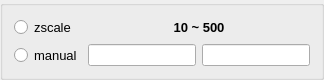
  <widget class="QGroupBox" name="groupBox_zscale">
   <property name="geometry">
    <rect>
     <x>560</x>
     <y>540</y>
     <width>301</width>
     <height>79</height>
    </rect>
   </property>
   <property name="sizePolicy">
    <sizepolicy hsizetype="MinimumExpanding" vsizetype="MinimumExpanding">
     <horstretch>0</horstretch>
     <verstretch>0</verstretch>
    </sizepolicy>
   </property>
   <property name="title">
    <string/>
   </property>
   <layout class="QGridLayout" name="gridLayout_3">
    <item row="0" column="0">
     <widget class="QRadioButton" name="radio_zscale">
      <property name="sizePolicy">
       <sizepolicy hsizetype="MinimumExpanding" vsizetype="MinimumExpanding">
        <horstretch>0</horstretch>
        <verstretch>0</verstretch>
       </sizepolicy>
      </property>
      <property name="font">
       <font>
        <pointsize>10</pointsize>
       </font>
      </property>
      <property name="layoutDirection">
       <enum>Qt::LeftToRight</enum>
      </property>
      <property name="text">
       <string>zscale</string>
      </property>
     </widget>
    </item>
    <item row="1" column="1">
     <widget class="QLineEdit" name="e_mscale_min">
      <property name="sizePolicy">
       <sizepolicy hsizetype="MinimumExpanding" vsizetype="MinimumExpanding">
        <horstretch>0</horstretch>
        <verstretch>0</verstretch>
       </sizepolicy>
      </property>
      <property name="font">
       <font>
        <pointsize>8</pointsize>
        <bold>true</bold>
       </font>
      </property>
      <property name="alignment">
       <set>Qt::AlignCenter</set>
      </property>
     </widget>
    </item>
    <item row="1" column="2">
     <widget class="QLineEdit" name="e_mscale_max">
      <property name="sizePolicy">
       <sizepolicy hsizetype="MinimumExpanding" vsizetype="MinimumExpanding">
        <horstretch>0</horstretch>
        <verstretch>0</verstretch>
       </sizepolicy>
      </property>
      <property name="font">
       <font>
        <pointsize>8</pointsize>
        <bold>true</bold>
       </font>
      </property>
      <property name="alignment">
       <set>Qt::AlignCenter</set>
      </property>
     </widget>
    </item>
    <item row="1" column="0">
     <widget class="QRadioButton" name="radio_mscale">
      <property name="sizePolicy">
       <sizepolicy hsizetype="MinimumExpanding" vsizetype="MinimumExpanding">
        <horstretch>0</horstretch>
        <verstretch>0</verstretch>
       </sizepolicy>
      </property>
      <property name="font">
       <font>
        <pointsize>10</pointsize>
       </font>
      </property>
      <property name="layoutDirection">
       <enum>Qt::LeftToRight</enum>
      </property>
      <property name="text">
       <string>manual</string>
      </property>
     </widget>
    </item>
    <item row="0" column="1" colspan="2">
     <widget class="QLabel" name="label_zscale">
      <property name="sizePolicy">
       <sizepolicy hsizetype="MinimumExpanding" vsizetype="MinimumExpanding">
        <horstretch>0</horstretch>
        <verstretch>0</verstretch>
       </sizepolicy>
      </property>
      <property name="font">
       <font>
        <pointsize>10</pointsize>
        <bold>true</bold>
       </font>
      </property>
      <property name="text">
       <string>10 ~ 500</string>
      </property>
      <property name="alignment">
       <set>Qt::AlignCenter</set>
      </property>
     </widget>
    </item>
   </layout>
  </widget>
